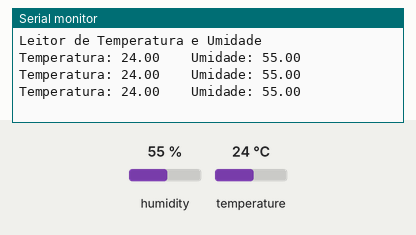
This sketch was run on a simulated ESP32. Parts: the last lines printed to the serial monitor. The inputs (shaded band) are chosen by the test bench; at power-on: humidity 55 %, temperature 24 °C.

Above: at 2.8 s.
2.9 s: humidity set to 22 %
At 5.5 s:
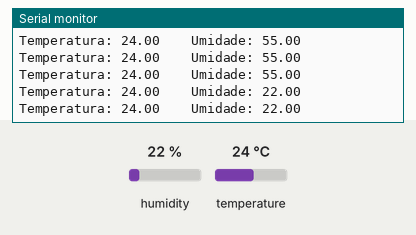
5.6 s: temperature set to 12 °C
At 6.6 s:
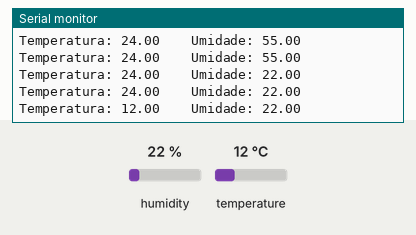
8.3 s: humidity set to 40 %
At 9.8 s:
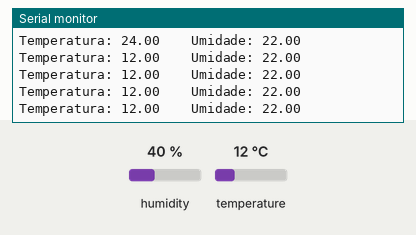
Timing chart, 0 to 11.3 s (numbered marks = the images above; inputs shaded):
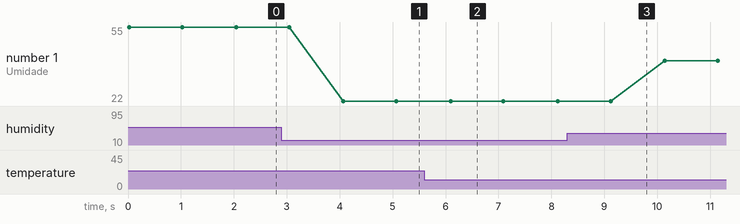

The sketch:

sensor_temp.ino
```cpp
#include <DHT.h>
#include <DHT_U.h>

#define SENSOR_PIN 5
DHT dht11(SENSOR_PIN, DHT11);
void setup() {
  // put your setup code here, to run once:
  Serial.begin(115200);
  Serial.println("Leitor de Temperatura e Umidade");
  dht11.begin();
}
void loop() {
  float tempC = dht11.readTemperature();
  float umid = dht11.readHumidity();
  if (!isnan(tempC) && !isnan(umid)) {
    Serial.printf("Temperatura: %5.2f    Umidade: %5.2f \n", tempC, umid);
  }
  delay(1000); // this speeds up the simulation
}
```

Measured:
- after the input at 2.9 s, the serial monitor: prints a new line after 1.2 s (image 1)
- after the input at 5.6 s, the serial monitor: prints a new line after 0.49 s (image 2)
- plotted number 1: 55 → 22 after the input at 2.9 s, 22 → 40 after the input at 8.3 s
